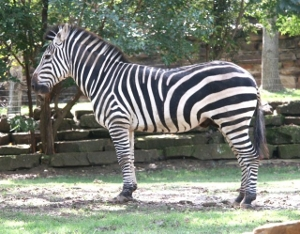
%> input picture HW3/figure/zebra_small.jpg, 300 x 234 px
$ octave h3p3.m   (GNU Octave 9; MATLAB toolbox functions it lacks are replaced by stand-ins)
%> lines starting %> are read from the running program, lines starting %| are printed output that depends on the picture
### HW3/GaussianDeriFilter.m
function [vertResult,horiResult] = GaussianDeriFilter(target,sigma)
% this function is used to generate a gaussian derivative filter
%  then conduct the convolution

gauss = fspecial('gaussian',[3 * sigma 3 * sigma],sigma);
gaussFilter = gauss(ceil(3 * sigma/2),:);

conv = conv2(target,gaussFilter,'same');

vertResult = conv2(conv,[-1 1]','same');
horiResult = conv2(conv,[-1 1],'same');
end

### HW3/GaussianDiff.m
function [result] = GaussianDiff(target,sigma1,sigma2)
% this function is used to generate a gaussian derivative filter
%  then conduct the convolution

gauss1 = fspecial('gaussian',[3 * sigma1 3 * sigma1],sigma1);
gauss2 = fspecial('gaussian',[3 * sigma2 3 * sigma2],sigma2);

result = conv2(target,gauss1,'same') - conv2(target,gauss2,'same');
end

### HW3/h3p3.m
clc;
close;
clear;
image = im2double(rgb2gray(imread('figure/zebra_small.jpg')));
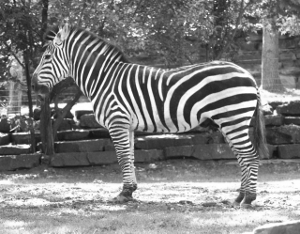
%> image: size 234x300 double; min 0.0667, max 1, mean 0.5

%% try to find 3 patches
% [4 lines of commented-out code are left out]

%% the neck of zebra
length = 20;
patch1 = image(90-length:90+length,160 - length:160+length);
% figure;
% imshow(patch1);


%% tree leaves above the zebra's back
length = 20;
patch2 = image(50-length:50+length,160 - length:160+length);
% figure;
% imshow(patch2);

%% the grass in front of the zebra
length = 20;
patch3 = image(190-length:190+length,40 - length:40+length);
% figure;
% imshow(patch3);

%% compute absolute response of 8 filters in problem 2
sigma = [1,2,4];
[m,n] = size(patch1);
%> m = 41; n = 41
response = zeros(m,n,8);
patches = zeros(m,n,3);
patches(:,:,1) = patch1;
patches(:,:,2) = patch2;
patches(:,:,3) = patch3;
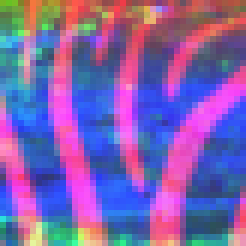
%> patches: size 41x41x3 double (shown 6 times larger); mean R, G, B 0.502, 0.383, 0.68

for i = 1:3
%> this loop made 3 passes; what is shown inside it comes from the first
    for k = 1 : 3
         [response(:,:,2*k-1),response(:,:,2*k)] = GaussianDeriFilter(patches(:,:,i),sigma(k));
% [6 lines of commented-out code are left out]
    end
%> this loop made 3 passes
%> pass 1, in GaussianDeriFilter, `conv = conv2(target,gaussFilter,'same');`:
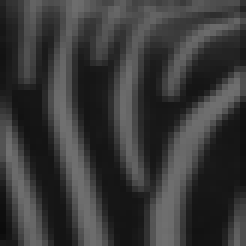
%> conv: size 41x41 double (shown 6 times larger); min 0.0462, max 0.445, mean 0.224
%> pass 1, in GaussianDeriFilter, `vertResult = conv2(conv,[-1 1]','same');`:
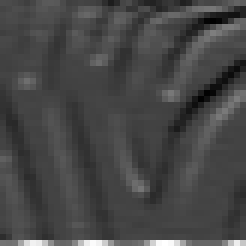
%> vertResult: size 41x41 double (shown 6 times larger); min -0.156, max 0.434, mean 0.00745; drawn with min black and max white
%> pass 1, in GaussianDeriFilter, `horiResult = conv2(conv,[-1 1],'same');`:
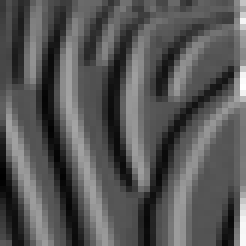
%> horiResult: size 41x41 double (shown 6 times larger); min -0.158, max 0.317, mean 0.00354; drawn with min black and max white
    response(:,:,7) = GaussianDiff(patches(:,:,i),2,1);
%     figure;
%     imagesc(response(:,:,7));
%     colormap(gray);
    response(:,:,8) = GaussianDiff(patches(:,:,i),4,2);
%> call 2 of GaussianDiff, with sigma1 = 4, sigma2 = 2
%> in GaussianDiff (call 2), `result = conv2(target,gauss1,'same') - conv2(target,gauss2,'same');`:
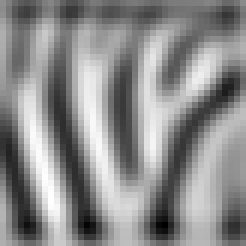
%> result: size 41x41 double (shown 6 times larger); min -0.383, max 0.258, mean -0.0299; drawn with min black and max white
%     figure;
%     imagesc(response(:,:,8));
%     colormap(gray);
%
    %% Compute the mean absolute responses of the filterbank channels
    meanResponse = zeros(8,1);
    for j=1:8
        meanResponse(j) = mean(mean(abs(response(:,:,j))));
    end
%> after the loop, meanResponse = [0.0274; 0.0583; 0.0111; 0.0192; 0.00386; 0.00363; 0.0973; 0.118]

    figure;
    bar(meanResponse);
    set(gca,'XTickLabel',{'vert,sigma = 1', 'hori,sigma = 1',...
            'vert,sigma = 2', 'hori,sigma = 2', 'vert,sigma = 4',...
            'vert,sigma = 4', 'G2 - G1', 'G4-G2'});
    ylabel('Response');
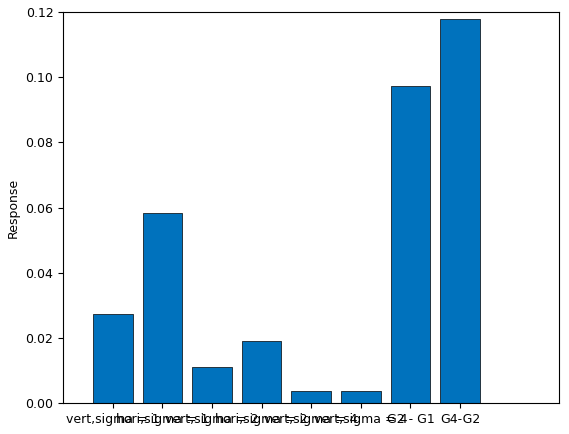
%> figure redrawn from the program's plot data; tallest bar 0.118 high, from x = 7.6 to 8.4
    if i == 1
        as = axis();
    end
    if i > 1
        axis(as);
    end
end

$ run again, with HW3/figure/segtest1.jpg copied over HW3/figure/zebra_small.jpg
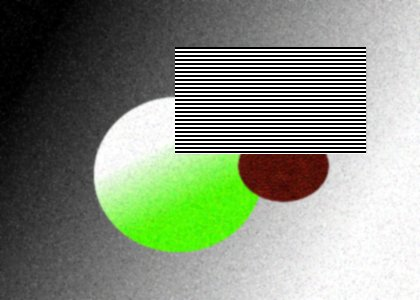
%> input picture HW3/figure/segtest1.jpg, 420 x 300 px
%> in GaussianDiff (call 2), `result = conv2(target,gauss1,'same') - conv2(target,gauss2,'same');`:
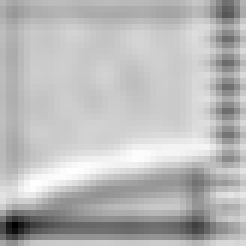
%> result: size 41x41 double (shown 6 times larger); min -0.376, max 0.0977, mean -0.0304; drawn with min black and max white
%> after the loop `for j=1:8`: meanResponse = [0.0452; 0.0163; 0.0214; 0.00713; 0.00985; 0.00299; 0.0574; 0.0479]
%> `ylabel('Response');`:
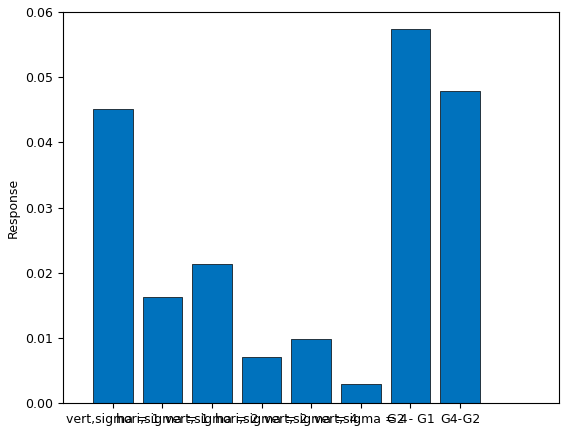
%> figure redrawn from the program's plot data; tallest bar 0.0574 high, from x = 6.6 to 7.4
